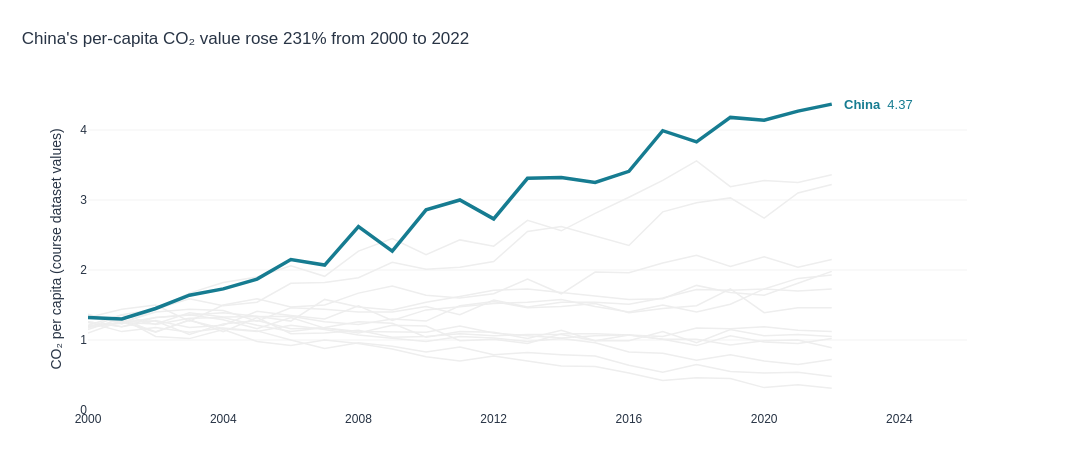

The cell this chart's notebook holds for it:
### Markdown cell above
## Task 1 - A line chart showing CO2 per Capita for all countries in the dataset

**Requirements:**
- All countries shown (for context), but only **one highlighted in colour** — your choice which
- All other lines in grey (#EEEEEE), thinner
- Highlighted country/countries **labelled directly** at the end of its line (not in a legend)
- Insight title that names the highlighted country/countries and its story

### Code cell
# TASK 1 — All countries for context, with just China highlighted.
highlight = 'China'
first_year, last_year = df['Year'].min(), df['Year'].max()
china = df[df['Country'] == highlight].sort_values('Year')
start = china.loc[china['Year'] == first_year, 'CO2_per_capita'].iloc[0]
end = china.loc[china['Year'] == last_year, 'CO2_per_capita'].iloc[0]
change_pct = (end / start - 1) * 100

fig1 = go.Figure()

# Grey context lines: include EVERY other country, with hover information.
for country, country_data in df[df['Country'] != highlight].groupby('Country'):
    fig1.add_trace(go.Scatter(
        x=country_data['Year'], y=country_data['CO2_per_capita'],
        mode='lines', name=country,
        line=dict(color='#EEEEEE', width=1.5),
        hovertemplate=f'{country}<br>Year: %{{x}}<br>CO₂ per capita: %{{y:.2f}}<extra></extra>',
        showlegend=False
    ))

# Plot the highlighted country last so it remains prominent.
fig1.add_trace(go.Scatter(
    x=china['Year'], y=china['CO2_per_capita'],
    mode='lines', name=highlight,
    line=dict(color='#167C91', width=3.5),
    hovertemplate='China<br>Year: %{x}<br>CO₂ per capita: %{y:.2f}<extra></extra>',
    showlegend=False
))

# The label is next to the end of the line, eliminating the legend.
fig1.add_annotation(
    x=last_year, y=end, text=f'<b>{highlight}</b>  {end:.2f}',
    showarrow=False, xanchor='left', xshift=10,
    font=dict(color='#167C91', size=13)
)
fig1.update_layout(
    title=dict(text=f"China's per-capita CO₂ value rose {change_pct:.0f}% from {first_year} to {last_year}", x=0.02),
    xaxis=dict(title=None, range=[first_year, last_year + 4], dtick=4, showgrid=False,
               showline=False, zeroline=False),
    yaxis=dict(title='CO₂ per capita (course dataset values)', rangemode='tozero',
               showgrid=True, gridcolor='#F3F3F3', zeroline=False, showline=False),
    template='plotly_white', height=460,
    margin=dict(l=88, r=125, t=88, b=50),
    font=dict(family='Arial', size=12, color='#283445'),
    paper_bgcolor='white', plot_bgcolor='white',
    showlegend=False
)
assert len(fig1.data) == df['Country'].nunique()
assert sum(t.line.color != '#EEEEEE' for t in fig1.data) == 1
fig1.update_layout(width=1100)
fig1.show()
print(f'China: {start:.2f} ({first_year}) → {end:.2f} ({last_year}), +{change_pct:.1f}% in the supplied data.')

### Figure 1 — Plotly figure (JSON) as saved in the notebook; plotly's stock layout.template omitted (floating-point values rounded to 4 significant figures)
{"data": [{"hovertemplate": "Australia<br>Year: %{x}<br>CO₂ per capita: %{y:.2f}<extra></extra>", "line": {"color": "#EEEEEE", "width": 1.5}, "mode": "lines", "name": "Australia", "showlegend": false, "type": "scatter", "x": [2000, 2001, 2002, 2003, 2004, 2005, 2006, 2007, 2008, 2009, 2010, 2011, 2012, 2013, 2014, 2015, 2016, 2017, 2018, 2019, 2020, 2021, 2022], "y": [1.26, 1.19, 1.28, 1.18, 1.21, 1.41, 1.35, 1.3, 1.49, 1.28, 1.43, 1.47, 1.52, 1.54, 1.58, 1.48, 1.4, 1.5, 1.4, 1.51, 1.73, 1.7, 1.73]}, {"hovertemplate": "Brazil<br>Year: %{x}<br>CO₂ per capita: %{y:.2f}<extra></extra>", "line": {"color": "#EEEEEE", "width": 1.5}, "mode": "lines", "name": "Brazil", "showlegend": false, "type": "scatter", "x": [2000, 2001, 2002, 2003, 2004, 2005, 2006, 2007, 2008, 2009, 2010, 2011, 2012, 2013, 2014, 2015, 2016, 2017, 2018, 2019, 2020, 2021, 2022], "y": [1.26, 1.19, 1.32, 1.36, 1.39, 1.34, 1.27, 1.58, 1.47, 1.43, 1.54, 1.62, 1.71, 1.73, 1.68, 1.63, 1.58, 1.59, 1.78, 1.68, 1.64, 1.81, 1.98]}, {"hovertemplate": "Canada<br>Year: %{x}<br>CO₂ per capita: %{y:.2f}<extra></extra>", "line": {"color": "#EEEEEE", "width": 1.5}, "mode": "lines", "name": "Canada", "showlegend": false, "type": "scatter", "x": [2000, 2001, 2002, 2003, 2004, 2005, 2006, 2007, 2008, 2009, 2010, 2011, 2012, 2013, 2014, 2015, 2016, 2017, 2018, 2019, 2020, 2021, 2022], "y": [1.17, 1.36, 1.22, 1.31, 1.32, 1.21, 1.12, 1.18, 1.26, 1.24, 1.04, 1.12, 1.11, 1.02, 1.14, 0.99, 0.99, 1.12, 0.96, 1.15, 1.06, 1.08, 1.05]}, {"hovertemplate": "France<br>Year: %{x}<br>CO₂ per capita: %{y:.2f}<extra></extra>", "line": {"color": "#EEEEEE", "width": 1.5}, "mode": "lines", "name": "France", "showlegend": false, "type": "scatter", "x": [2000, 2001, 2002, 2003, 2004, 2005, 2006, 2007, 2008, 2009, 2010, 2011, 2012, 2013, 2014, 2015, 2016, 2017, 2018, 2019, 2020, 2021, 2022], "y": [1.34, 1.29, 1.12, 1.28, 1.16, 1.12, 1.21, 1.15, 1.07, 1.02, 0.98, 1.05, 1.03, 0.98, 1.02, 0.96, 0.83, 0.81, 0.71, 0.79, 0.7, 0.65, 0.72]}, {"hovertemplate": "Germany<br>Year: %{x}<br>CO₂ per capita: %{y:.2f}<extra></extra>", "line": {"color": "#EEEEEE", "width": 1.5}, "mode": "lines", "name": "Germany", "showlegend": false, "type": "scatter", "x": [2000, 2001, 2002, 2003, 2004, 2005, 2006, 2007, 2008, 2009, 2010, 2011, 2012, 2013, 2014, 2015, 2016, 2017, 2018, 2019, 2020, 2021, 2022], "y": [1.25, 1.12, 1.18, 1.11, 1.17, 1.13, 1.0, 0.88, 0.96, 0.91, 0.83, 0.9, 0.79, 0.82, 0.79, 0.77, 0.64, 0.54, 0.65, 0.55, 0.53, 0.54, 0.48]}, {"hovertemplate": "India<br>Year: %{x}<br>CO₂ per capita: %{y:.2f}<extra></extra>", "line": {"color": "#EEEEEE", "width": 1.5}, "mode": "lines", "name": "India", "showlegend": false, "type": "scatter", "x": [2000, 2001, 2002, 2003, 2004, 2005, 2006, 2007, 2008, 2009, 2010, 2011, 2012, 2013, 2014, 2015, 2016, 2017, 2018, 2019, 2020, 2021, 2022], "y": [1.21, 1.36, 1.44, 1.67, 1.82, 1.9, 2.06, 1.91, 2.27, 2.45, 2.22, 2.43, 2.34, 2.71, 2.56, 2.81, 3.04, 3.28, 3.56, 3.19, 3.28, 3.25, 3.36]}, {"hovertemplate": "Indonesia<br>Year: %{x}<br>CO₂ per capita: %{y:.2f}<extra></extra>", "line": {"color": "#EEEEEE", "width": 1.5}, "mode": "lines", "name": "Indonesia", "showlegend": false, "type": "scatter", "x": [2000, 2001, 2002, 2003, 2004, 2005, 2006, 2007, 2008, 2009, 2010, 2011, 2012, 2013, 2014, 2015, 2016, 2017, 2018, 2019, 2020, 2021, 2022], "y": [1.37, 1.23, 1.44, 1.59, 1.49, 1.54, 1.81, 1.82, 1.89, 2.11, 2.01, 2.04, 2.12, 2.55, 2.62, 2.49, 2.35, 2.83, 2.96, 3.03, 2.74, 3.1, 3.22]}, {"hovertemplate": "Japan<br>Year: %{x}<br>CO₂ per capita: %{y:.2f}<extra></extra>", "line": {"color": "#EEEEEE", "width": 1.5}, "mode": "lines", "name": "Japan", "showlegend": false, "type": "scatter", "x": [2000, 2001, 2002, 2003, 2004, 2005, 2006, 2007, 2008, 2009, 2010, 2011, 2012, 2013, 2014, 2015, 2016, 2017, 2018, 2019, 2020, 2021, 2022], "y": [1.1, 1.27, 1.27, 1.08, 1.23, 1.28, 1.16, 1.17, 1.1, 1.21, 1.2, 0.99, 1.01, 0.95, 1.09, 1.09, 1.07, 1.01, 1.01, 0.93, 0.99, 1.0, 0.89]}, {"hovertemplate": "Mexico<br>Year: %{x}<br>CO₂ per capita: %{y:.2f}<extra></extra>", "line": {"color": "#EEEEEE", "width": 1.5}, "mode": "lines", "name": "Mexico", "showlegend": false, "type": "scatter", "x": [2000, 2001, 2002, 2003, 2004, 2005, 2006, 2007, 2008, 2009, 2010, 2011, 2012, 2013, 2014, 2015, 2016, 2017, 2018, 2019, 2020, 2021, 2022], "y": [1.18, 1.25, 1.4, 1.44, 1.42, 1.27, 1.46, 1.44, 1.4, 1.4, 1.48, 1.36, 1.57, 1.47, 1.54, 1.54, 1.51, 1.6, 1.72, 1.71, 1.73, 1.88, 1.93]}, {"hovertemplate": "Russia<br>Year: %{x}<br>CO₂ per capita: %{y:.2f}<extra></extra>", "line": {"color": "#EEEEEE", "width": 1.5}, "mode": "lines", "name": "Russia", "showlegend": false, "type": "scatter", "x": [2000, 2001, 2002, 2003, 2004, 2005, 2006, 2007, 2008, 2009, 2010, 2011, 2012, 2013, 2014, 2015, 2016, 2017, 2018, 2019, 2020, 2021, 2022], "y": [1.19, 1.24, 1.32, 1.36, 1.29, 1.16, 1.32, 1.17, 1.12, 1.11, 1.11, 1.2, 1.1, 1.06, 1.03, 1.06, 1.07, 1.05, 1.17, 1.16, 1.19, 1.14, 1.12]}, {"hovertemplate": "South Africa<br>Year: %{x}<br>CO₂ per capita: %{y:.2f}<extra></extra>", "line": {"color": "#EEEEEE", "width": 1.5}, "mode": "lines", "name": "South Africa", "showlegend": false, "type": "scatter", "x": [2000, 2001, 2002, 2003, 2004, 2005, 2006, 2007, 2008, 2009, 2010, 2011, 2012, 2013, 2014, 2015, 2016, 2017, 2018, 2019, 2020, 2021, 2022], "y": [1.2, 1.25, 1.23, 1.39, 1.33, 1.34, 1.34, 1.26, 1.22, 1.3, 1.27, 1.49, 1.55, 1.46, 1.48, 1.52, 1.39, 1.45, 1.49, 1.73, 1.39, 1.46, 1.46]}, {"hovertemplate": "South Korea<br>Year: %{x}<br>CO₂ per capita: %{y:.2f}<extra></extra>", "line": {"color": "#EEEEEE", "width": 1.5}, "mode": "lines", "name": "South Korea", "showlegend": false, "type": "scatter", "x": [2000, 2001, 2002, 2003, 2004, 2005, 2006, 2007, 2008, 2009, 2010, 2011, 2012, 2013, 2014, 2015, 2016, 2017, 2018, 2019, 2020, 2021, 2022], "y": [1.32, 1.44, 1.5, 1.27, 1.5, 1.59, 1.47, 1.5, 1.67, 1.77, 1.64, 1.6, 1.66, 1.87, 1.66, 1.97, 1.96, 2.1, 2.21, 2.05, 2.19, 2.04, 2.15]}, {"hovertemplate": "United Kingdom<br>Year: %{x}<br>CO₂ per capita: %{y:.2f}<extra></extra>", "line": {"color": "#EEEEEE", "width": 1.5}, "mode": "lines", "name": "United Kingdom", "showlegend": false, "type": "scatter", "x": [2000, 2001, 2002, 2003, 2004, 2005, 2006, 2007, 2008, 2009, 2010, 2011, 2012, 2013, 2014, 2015, 2016, 2017, 2018, 2019, 2020, 2021, 2022], "y": [1.15, 1.31, 1.05, 1.02, 1.15, 0.98, 0.92, 1.0, 0.95, 0.87, 0.76, 0.7, 0.77, 0.7, 0.63, 0.62, 0.53, 0.42, 0.46, 0.45, 0.32, 0.36, 0.31]}, {"hovertemplate": "United States<br>Year: %{x}<br>CO₂ per capita: %{y:.2f}<extra></extra>", "line": {"color": "#EEEEEE", "width": 1.5}, "mode": "lines", "name": "United States", "showlegend": false, "type": "scatter", "x": [2000, 2001, 2002, 2003, 2004, 2005, 2006, 2007, 2008, 2009, 2010, 2011, 2012, 2013, 2014, 2015, 2016, 2017, 2018, 2019, 2020, 2021, 2022], "y": [1.32, 1.26, 1.11, 1.29, 1.12, 1.32, 1.09, 1.1, 1.14, 1.04, 1.05, 1.09, 1.06, 1.08, 1.08, 0.99, 1.07, 1.01, 0.92, 1.06, 0.97, 0.95, 1.02]}, {"hovertemplate": "China<br>Year: %{x}<br>CO₂ per capita: %{y:.2f}<extra></extra>", "line": {"color": "#167C91", "width": 3.5}, "mode": "lines", "name": "China", "showlegend": false, "type": "scatter", "x": [2000, 2001, 2002, 2003, 2004, 2005, 2006, 2007, 2008, 2009, 2010, 2011, 2012, 2013, 2014, 2015, 2016, 2017, 2018, 2019, 2020, 2021, 2022], "y": [1.32, 1.3, 1.45, 1.64, 1.73, 1.87, 2.15, 2.07, 2.62, 2.27, 2.86, 3.0, 2.73, 3.31, 3.32, 3.25, 3.41, 3.99, 3.83, 4.18, 4.14, 4.27, 4.37]}], "layout": {"annotations": [{"font": {"color": "#167C91", "size": 13}, "showarrow": false, "text": "<b>China</b>  4.37", "x": 2022, "xanchor": "left", "xshift": 10, "y": 4.37}], "font": {"color": "#283445", "family": "Arial", "size": 12}, "height": 460, "margin": {"b": 50, "l": 88, "r": 125, "t": 88}, "paper_bgcolor": "white", "plot_bgcolor": "white", "showlegend": false, "title": {"text": "China's per-capita CO₂ value rose 231% from 2000 to 2022", "x": 0.02}, "width": 1100, "xaxis": {"dtick": 4, "range": [2000, 2026], "showgrid": false, "showline": false, "title": {}, "zeroline": false}, "yaxis": {"gridcolor": "#F3F3F3", "rangemode": "tozero", "showgrid": true, "showline": false, "title": {"text": "CO₂ per capita (course dataset values)"}, "zeroline": false}}}
